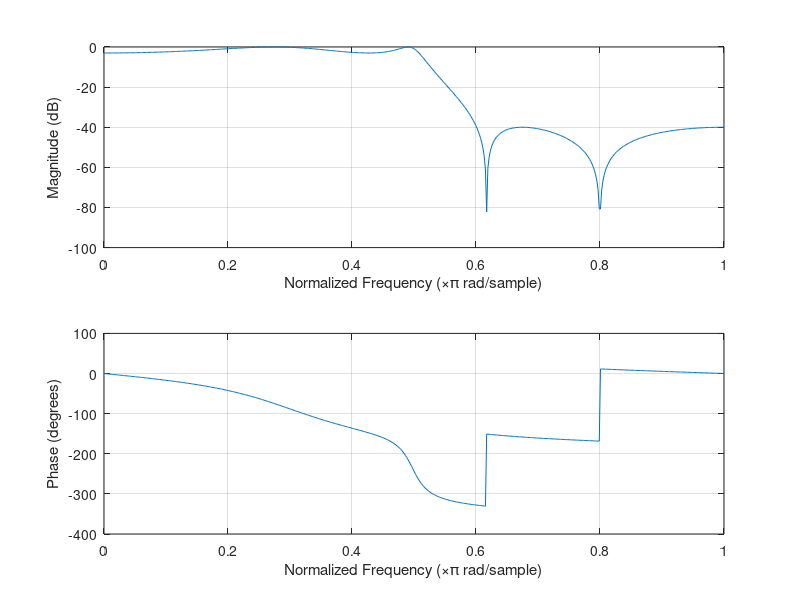
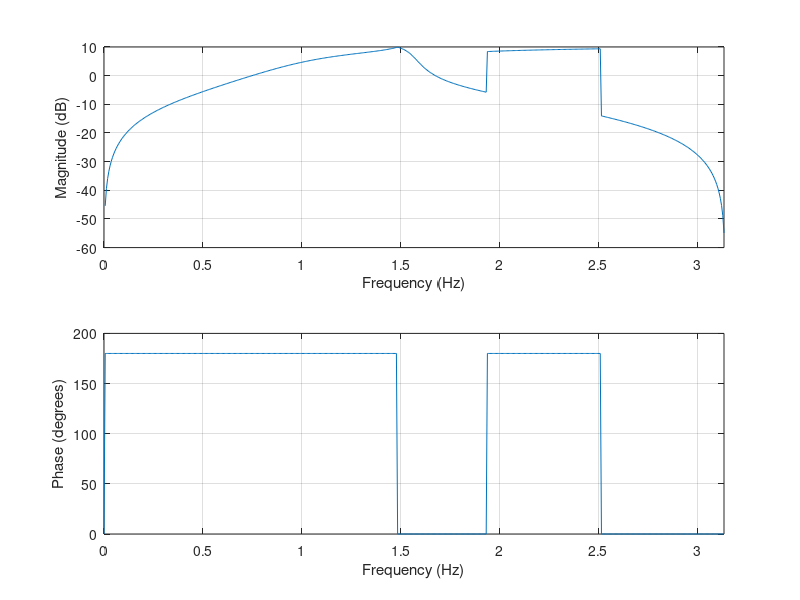

Source code (MATLAB) for these figures, in order:
close all;
clear all;
clf;


f1 = 11200; %low pass@11200Hz
f2 = 15000;%stop band @ 15K
delta_f = f2-f1;% transition bandwitdh
Fs = 44100; %sample rate 192K
dB  = 30; %stop band attenuation
N = dB*Fs/(22*delta_f); % filter length
Rpass= 3 %pass band ripple
Rstop= 40 %stop band ripple
Wpass=2/Fs*f1;
Wstop=2/Fs*f2;

f =  [f1 ]/(Fs/2)
% use ellip to design the filter
%hc = fir1(round(N)-1, f,'low')
[n,Wn]=ellipord(Wpass, Wstop,Rpass,Rstop);
[b,a]=ellip(n,Rpass, Rstop, Wn);

##figure
##plot((-0.5:1/4096:0.5-1/4096)*Fs,20*log10(abs(fftshift(fft(hc,4096)))))
##axis([0 20000 -60 20])
##title('Filter Frequency Response')
##grid on
freqz(b,a);
figure;
[h,w]=freqz(b,a);
freqz_plot(w,abs(h));
freqz_plot(w,angle(h));



